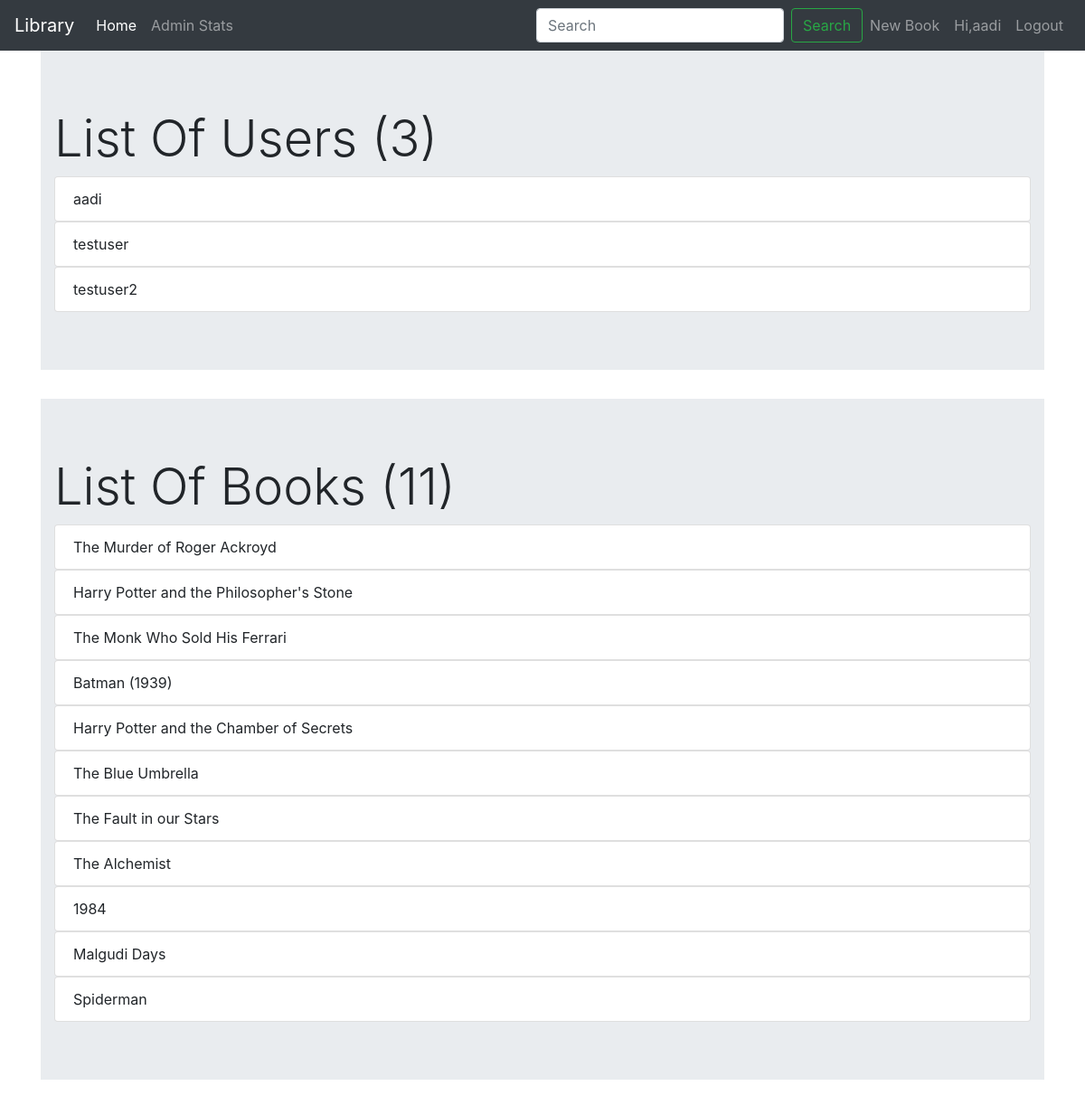
Before: /adminstats/ (signed in) with the older database file.
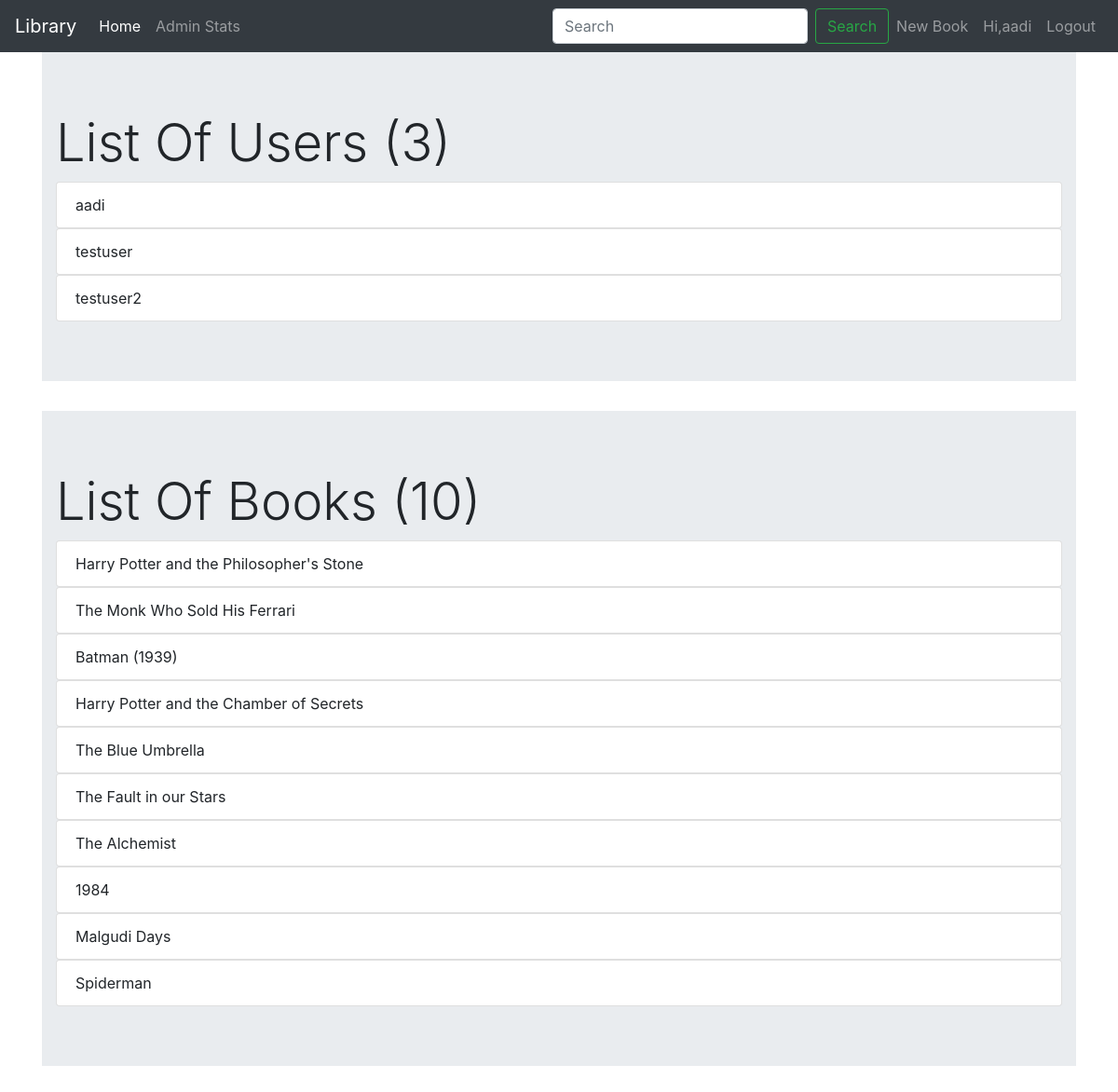
After: the same page with the newer database file.
### books/models.py (models this page shows, shortened)
class Book(models.Model):
    title           = models.CharField(max_length=100)
    author          = models.CharField(max_length=100)
    publication		= models.CharField(max_length=100)
    myuser          = models.ForeignKey( User,
                                            on_delete = models.CASCADE
                                        )
    favourite       = models.ManyToManyField(User, related_name='favourite', blank=True)

### users/views.py (the view)
# urls.py: path('adminstats/', user_views.adminstats, name='adminstats'),
def adminstats(request):
    superusers = User.objects.filter(is_superuser=True)
    flag = 0
    for i in superusers:
        if i == request.user:
            flag = 1
            break
    if flag == 1:
        users = User.objects.all()
        books = Book.objects.all()
        count_users = users.count()
        count_books = books.count()
        context = {
        'books' : books,
        'users' : users,
        'count_users' : count_users,
        'count_books' : count_books,
        }
    if flag == 0:
        messages.warning(request, f'Login in as a superuser')
        return redirect('login')
    return render(request, 'adminstats.html', context)

### templates/adminstats.html (shortened to what this page needs)
<!doctype html>
{% load static %}
<html lang="en">
<head>
    <link rel="stylesheet" href="https://stackpath.bootstrapcdn.com/bootstrap/4.5.0/css/bootstrap.min.css"
>
</head>
<body>
    <nav class="navbar navbar-expand-lg navbar-dark bg-dark">
        <a class="navbar-brand" href="#">Library</a>
        <div class="collapse navbar-collapse" id="navbarNavDropdown">
            <ul class="navbar-nav">
                <li class="nav-item active">
                    <a class="nav-link" href="{% url 'home' %}">Home <span class="sr-only">(current)</span></a>
                </li>
                <li class="nav-item">
                    <a class="nav-link" href="{% url 'adminstats' %}">Admin Stats</a>
                </li>
            </ul>
            <ul class="navbar-nav ml-auto">
                <form method="get" action="/search" class="form-inline my-2 my-lg-0">
                    <input name="query" id="query" class="form-control mr-sm-2" type="search" placeholder="Search" aria-label="Search">
                    <button class="btn btn-outline-success my-2 my-sm-0" type="submit">Search</button>
                </form>
                {% if user.is_authenticated %}
                <li class="nav-item">
                    <a class="nav-link" href="{% url 'book-create'%}">New Book</a>
                </li>
                <li class="nav-item">
                    <a class="nav-link" href="{% url 'profile' %}">Hi,{{user.username}}</a>
                </li>
                <li class="nav-item">
                    <a class="nav-link" href="{% url 'logout' %}">Logout</a>
                </li>
                {% endif %}
            </ul>
        </div>
    </nav>
    <div class="container">
        {% block content %}
        <div class="jumbotron jumbotron-fluid">
            <div class="container">
                <h1 class="display-4">List Of Users ({{count_users}})</h1>
                    {% for user in users %}
                    <ul class="list-group">
                        <li class="list-group-item">{{user.username}}</li>
                    </ul>
                    {% endfor %}
            </div>
        </div>
        <div class="jumbotron jumbotron-fluid">
            <div class="container">
                <h1 class="display-4">List Of Books ({{count_books}})</h1>
                    {% for book in books %}
                    <ul class="list-group">
                        <li class="list-group-item">{{book.title}}</li>
                    </ul>
                    {% endfor %}
            </div>
        </div>
        {% endblock content %}
</body>
</html>

Changed rows visible on the page:
removed Book: title "The Murder of Roger Ackroyd"
Other visible differences:
{{ count_books }}: "11" → "10"
